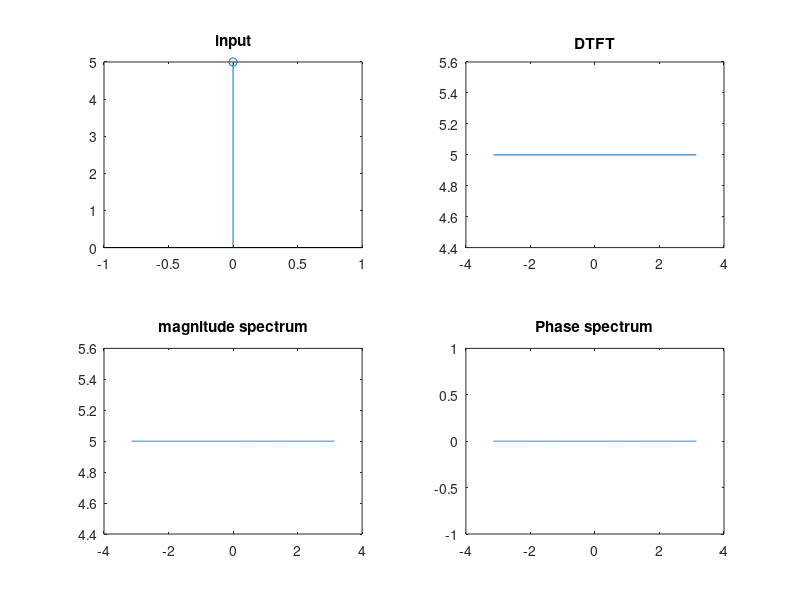

Write the MATLAB code that produced this figure.
%PROGRAM FOR DTFT OF a sequence:
W = -pi:.01:pi;
x = input('Enter the input sequence:');
n = 0:length(x)-1;
for i = 1:length(W)
   X(i) = 0;
   for k = 1:length(x)
       X(i) = X(i) + x(k).*exp(-1i.*W(i).*n(k));
   end
end
subplot(2,2,1);
stem(n,x);
title('input');

subplot(2,2,2);
plot(W,X,'linewidth',1);
title('DTFT');

subplot(2,2,3);
plot(W,abs(X));
title('magnitude spectrum');

subplot(2,2,4);
plot(W,angle(X));
title('Phase spectrum');
